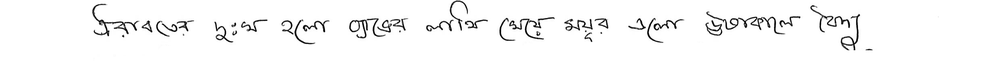
#> input picture Resources/Line images/1.tif, 1000 x 64 px, shrunk from 2480 x 158 before the run; its folder holds only this picture in this run
$ python 'Line images.py'
#> lines starting #> are read from the running program, lines starting #| are printed output that depends on the picture; after the words box and inside, x2 and y2 are one past the last pixel; in counts of white or black regions, pixels touching at a corner belong together
import cv2
import numpy as np
from itertools import groupby
from itertools import chain
import statistics
import os

if not os.path.exists("Resources/Output_Line images/"):
    os.mkdir("Resources/Output_Line images/")
print("Word Segmenting Starts....")
for n in range(1, 21):
    file = "Resources/Line images/{}.tif".format(n)
    img = cv2.imread(file, 0)
#> img is the input picture: shape (64, 1000); min 0, max 255, mean 245.9
    final_img = img.copy()
    row, col = img.shape
#> row = 64; col = 1000

    ret, th = cv2.threshold(img, 0, 255, cv2.THRESH_BINARY+cv2.THRESH_OTSU)
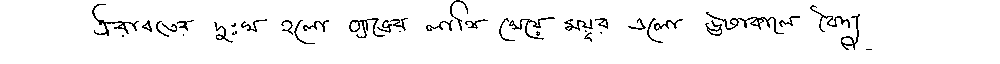
#> th: shape (64, 1000); 95.6% white; black in thin lines or dots, all inside (x1, y1, x2, y2) = (92, 0, 872, 50)
#> ret = 164
    ret1, th1 = cv2.threshold(img, 0, 255, cv2.THRESH_BINARY_INV+cv2.THRESH_OTSU)
#> ret1 = 164
    th2 = th.copy()

    def counting(i, j, c):
        if c <= threshold_count and 0 < (i - 1) < row and 0 < (j - 1) < col and th2[i - 1][j - 1] == 0:
            th2[i - 1][j - 1] = 155
            c = c + 1
            i = i - 1
            j = j - 1
            c = counting(i, j, c)
            return c

        elif c <= threshold_count and 0 < (i - 1) < row and 0 < j < col and th2[i - 1][j] == 0:
            th2[i - 1][j] = 155
            c = c + 1
            i = i - 1
            j = j
            c = counting(i, j, c)
            return c

        elif c <= threshold_count and 0 < (i - 1) < row and 0 < (j + 1) < col and th2[i - 1][j + 1] == 0:
            th2[i - 1][j + 1] = 155
            c = c + 1
            i = i - 1
            j = j + 1
            c = counting(i, j, c)
            return c

        elif c <= threshold_count and 0 < i < row and 0 < (j - 1) < col and th2[i][j - 1] == 0:
            th2[i][j - 1] = 155
            c = c + 1
            i = i
            j = j - 1
            c = counting(i, j, c)
            return c

        elif c <= threshold_count and 0 < i < row and 0 < (j + 1) < col and th2[i][j + 1] == 0:
            th2[i][j + 1] = 155
            c = c + 1
            i = i
            j = j + 1
            c = counting(i, j, c)
            return c

        elif c <= threshold_count and 0 < (i + 1) < row and 0 < (j - 1) < col and th2[i + 1][j - 1] == 0:
            th2[i + 1][j - 1] = 155
            c = c + 1
            i = i + 1
            j = j - 1
            c = counting(i, j, c)
            return c

        elif c <= threshold_count and 0 < (i + 1) < row and 0 < j < col and th2[i + 1][j] == 0:
            th2[i + 1][j] = 155
            c = c + 1
            i = i + 1
            j = j
            c = counting(i, j, c)
            return c

        elif c <= threshold_count and 0 < (i + 1) < row and 0 < (j + 1) < col and th2[i + 1][j + 1] == 0:
            th2[i + 1][j + 1] = 155
            c = c + 1
            i = i + 1
            j = j + 1
            c = counting(i, j, c)
            return c

        else:
            return c


    c = 0
    lst = []
    threshold_count = 12
    for i in range(row):
        for j in range(col):
            if th2[i][j] == 0:
                c = counting(i, j, c)
                if c <= threshold_count:
                    lst.append(c)
            c = 0

    val = int(statistics.median(lst))
    if val % 2 == 0:
        val = val + 1

    th1 = cv2.GaussianBlur(th1, (val, val), 0)
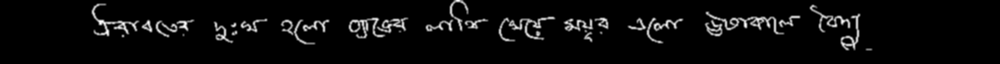
#> th1: shape (64, 1000); min 0, max 255, mean 11.1

    flag = 0
    for i in range(col):
        for j in range(row):
            if th[j][i] == 0:
                p, q = j, i
                flag = 1
                break
        if flag == 1:
            break
    for i in range(row):
        for j in range(q):
            if th[i][j] == 255:
                th[i][j] = 155
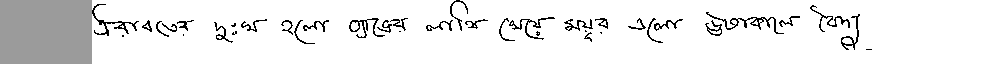
#> th: shape (64, 1000); 9.2% of pixels changed, all inside (x1, y1, x2, y2) = (0, 0, 92, 64)

    flag = 0
    for i in range(col-1, 0, -1):
        for j in range(row-1, 0, -1):
            if th[j][i] == 0:
                a, b = j, i
                flag = 1
                break
        if flag == 1:
            break
    for i in range(row):
        for j in range(col-1, b, -1):
            if th[i][j] == 255:
                th[i][j] = 155
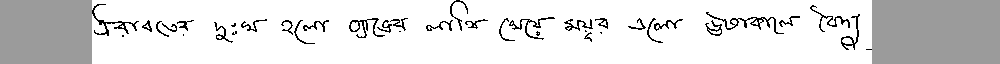
#> th: shape (64, 1000); 12.8% of pixels changed, all inside (x1, y1, x2, y2) = (872, 0, 1000, 64)

    ele = 255
    maxi = 0
    for i in range(row):
        res = [list(j) for i, j in groupby(th[i][q:b+1].tolist(), lambda x: x == ele) if not i]
        res1 = list(chain.from_iterable(res))
        cnt = res1.count(0)
        if cnt >= maxi:
            maxi = cnt
            s_r = i

    ele, lst = 0, []
    f = [list(j) for i, j in groupby(th[s_r][q:b+1].tolist(), lambda x: x == ele) if not i]

    for i in f:
        cnt_white = i.count(255)
        lst.append(cnt_white)
#> this loop made 72 passes
#> i on passes 1, 3, 4, 5, 6, 7, 8, 9, 10, 13, 14: [255, 255, 255, 255, 255, 255, 255, 255, 255, 255, 255, 255], [255], [255, 255, 255, 255, 255, 255, 255], [255, 255, 255, 255, 255, 255, 255, 255], [255, 255], [255, 255, 255, 255, 255, 255], [255, 255, 255, 255, 255], [255, 255, 255, 255, 255, 255], [255, 255, 255, 255, 255, 255, 255], [255, 255, 255, 255, 255], [255, 255]
    median = int(statistics.median(lst))

    kernel = np.ones((median, median), np.uint8)
    img_dilation = cv2.dilate(th1, kernel, iterations=1)
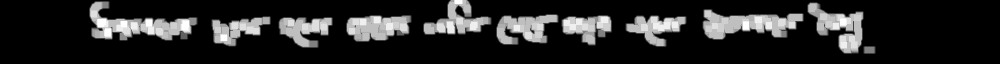
#> img_dilation: shape (64, 1000); min 0, max 255, mean 38.2

    contours, hierarchy = cv2.findContours(img_dilation, cv2.RETR_EXTERNAL, cv2.CHAIN_APPROX_NONE)

    lst1, lst2 = [], []
    for cnt in contours:
        x, y, w, h = cv2.boundingRect(cnt)
        crop = final_img[y:y + h, x:x + w]
        lst1.append(x)
        lst2.append(crop)
#> this loop made 11 passes
#> pass 3, `crop = final_img[y:y + h, x:x + w]`:
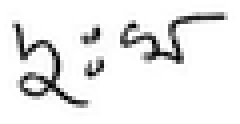
#> crop: shape (31, 60) (shown 4 times larger); min 0, max 255, mean 233.9

    zipped_lists = zip(lst1, lst2)
    sorted_zipped_lists = sorted(zipped_lists)
    sorted_list1 = []
    for _, element in sorted_zipped_lists:
        sorted_list1.append(element)

    l = 1
    for crop_img in sorted_list1:
        p = "Resources/Output_Line images/Crop_{}/".format(n)
        if not os.path.exists(p):
            os.mkdir(p)
        cv2.imwrite(os.path.join(p, "{}.tif".format(l)), crop_img)
        l = l + 1
#> this loop made 11 passes
#> pass 1, `cv2.imwrite(os.path.join(p, "{}.tif".format(l)), crop_img)`:
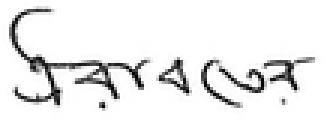
#> saved as 1.tif: shape (40, 109) (shown 3 times larger); min 0, max 255, mean 234.7
#> (the run stopped early here; a loop or call above may not have finished)
